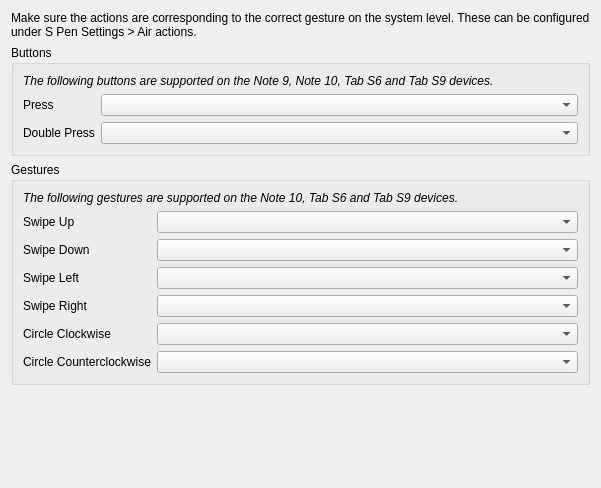
<?xml version="1.0" encoding="utf-8"?>
<ui version="4.0">
 <author>
    SPDX-FileCopyrightText: none
    SPDX-License-Identifier: GPL-3.0-or-later
  </author>
 <class>WdgSPenSettings</class>
 <widget class="QWidget" name="WdgSPenSettings">
  <property name="geometry">
   <rect>
    <x>0</x>
    <y>0</y>
    <width>601</width>
    <height>488</height>
   </rect>
  </property>
  <property name="sizePolicy">
   <sizepolicy hsizetype="Expanding" vsizetype="Preferred">
    <horstretch>0</horstretch>
    <verstretch>0</verstretch>
   </sizepolicy>
  </property>
  <layout class="QVBoxLayout" name="verticalLayout">
   <item>
    <widget class="QLabel" name="label_9">
     <property name="text">
      <string>Make sure the actions are corresponding to the correct gesture on the system level. These can be configured under S Pen Settings &gt; Air actions.</string>
     </property>
     <property name="wordWrap">
      <bool>true</bool>
     </property>
    </widget>
   </item>
   <item>
    <widget class="QGroupBox" name="boxButtonActions">
     <property name="sizePolicy">
      <sizepolicy hsizetype="Expanding" vsizetype="Preferred">
       <horstretch>0</horstretch>
       <verstretch>0</verstretch>
      </sizepolicy>
     </property>
     <property name="title">
      <string>Buttons</string>
     </property>
     <layout class="QFormLayout" name="formLayout">
      <item column="0" row="1">
       <widget class="QLabel" name="labelClick">
        <property name="text">
         <string>Press</string>
        </property>
       </widget>
      </item>
      <item column="1" row="1">
       <widget class="QComboBox" name="cmbClickAction"/>
      </item>
      <item column="0" row="2">
       <widget class="QLabel" name="labelDoubleClick">
        <property name="text">
         <string>Double Press</string>
        </property>
       </widget>
      </item>
      <item column="1" row="2">
       <widget class="QComboBox" name="cmbDoubleClickAction"/>
      </item>
      <item colspan="2" column="0" row="0">
       <widget class="QLabel" name="label_7">
        <property name="font">
         <font>
          <italic>true</italic>
         </font>
        </property>
        <property name="text">
         <string>The following buttons are supported on the Note 9, Note 10, Tab S6 and Tab S9 devices.</string>
        </property>
        <property name="wordWrap">
         <bool>true</bool>
        </property>
       </widget>
      </item>
     </layout>
    </widget>
   </item>
   <item>
    <widget class="QGroupBox" name="BoxGestures">
     <property name="sizePolicy">
      <sizepolicy hsizetype="Expanding" vsizetype="Preferred">
       <horstretch>0</horstretch>
       <verstretch>0</verstretch>
      </sizepolicy>
     </property>
     <property name="title">
      <string>Gestures</string>
     </property>
     <layout class="QFormLayout" name="formLayout_2">
      <item column="0" row="1">
       <widget class="QLabel" name="label">
        <property name="text">
         <string>Swipe Up</string>
        </property>
       </widget>
      </item>
      <item column="1" row="1">
       <widget class="QComboBox" name="cmbGestureSwipeUp"/>
      </item>
      <item column="0" row="2">
       <widget class="QLabel" name="label_2">
        <property name="text">
         <string>Swipe Down</string>
        </property>
       </widget>
      </item>
      <item column="0" row="4">
       <widget class="QLabel" name="label_4">
        <property name="text">
         <string>Swipe Right</string>
        </property>
       </widget>
      </item>
      <item column="0" row="3">
       <widget class="QLabel" name="label_3">
        <property name="text">
         <string>Swipe Left</string>
        </property>
       </widget>
      </item>
      <item column="0" row="6">
       <widget class="QLabel" name="label_5">
        <property name="text">
         <string>Circle Clockwise</string>
        </property>
       </widget>
      </item>
      <item column="0" row="7">
       <widget class="QLabel" name="label_6">
        <property name="text">
         <string>Circle Counterclockwise</string>
        </property>
       </widget>
      </item>
      <item column="1" row="2">
       <widget class="QComboBox" name="cmbGestureSwipeDown"/>
      </item>
      <item column="1" row="3">
       <widget class="QComboBox" name="cmbGestureSwipeLeft"/>
      </item>
      <item column="1" row="4">
       <widget class="QComboBox" name="cmbGestureSwipeRight"/>
      </item>
      <item column="1" row="6">
       <widget class="QComboBox" name="cmbGestureCircleCW"/>
      </item>
      <item column="1" row="7">
       <widget class="QComboBox" name="cmbGestureCircleCCW"/>
      </item>
      <item colspan="2" column="0" row="0">
       <widget class="QLabel" name="label_8">
        <property name="font">
         <font>
          <italic>true</italic>
         </font>
        </property>
        <property name="text">
         <string>The following gestures are supported on the Note 10, Tab S6 and Tab S9 devices.</string>
        </property>
        <property name="wordWrap">
         <bool>true</bool>
        </property>
       </widget>
      </item>
     </layout>
    </widget>
   </item>
   <item>
    <spacer name="verticalSpacer">
     <property name="orientation">
      <enum>Qt::Vertical</enum>
     </property>
     <property name="sizeHint" stdset="0">
      <size>
       <width>20</width>
       <height>40</height>
      </size>
     </property>
    </spacer>
   </item>
  </layout>
 </widget>
 <resources/>
 <connections/>
</ui>
